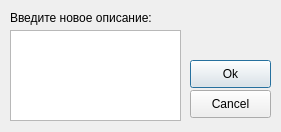
<?xml version="1.0" encoding="UTF-8"?>
<ui version="4.0">
 <class>Dialog</class>
 <widget class="QDialog" name="Dialog">
  <property name="geometry">
   <rect>
    <x>0</x>
    <y>0</y>
    <width>281</width>
    <height>132</height>
   </rect>
  </property>
  <property name="windowTitle">
   <string/>
  </property>
  <widget class="QLabel" name="label">
   <property name="geometry">
    <rect>
     <x>10</x>
     <y>10</y>
     <width>171</width>
     <height>16</height>
    </rect>
   </property>
   <property name="text">
    <string>Введите новое описание:</string>
   </property>
  </widget>
  <widget class="QPushButton" name="pushButton">
   <property name="geometry">
    <rect>
     <x>190</x>
     <y>60</y>
     <width>81</width>
     <height>28</height>
    </rect>
   </property>
   <property name="text">
    <string>Ok</string>
   </property>
  </widget>
  <widget class="QPushButton" name="pushButton_2">
   <property name="geometry">
    <rect>
     <x>190</x>
     <y>90</y>
     <width>81</width>
     <height>28</height>
    </rect>
   </property>
   <property name="text">
    <string>Cancel</string>
   </property>
  </widget>
  <widget class="QPlainTextEdit" name="plainTextEdit">
   <property name="geometry">
    <rect>
     <x>10</x>
     <y>30</y>
     <width>171</width>
     <height>91</height>
    </rect>
   </property>
  </widget>
 </widget>
 <resources/>
 <connections/>
</ui>
